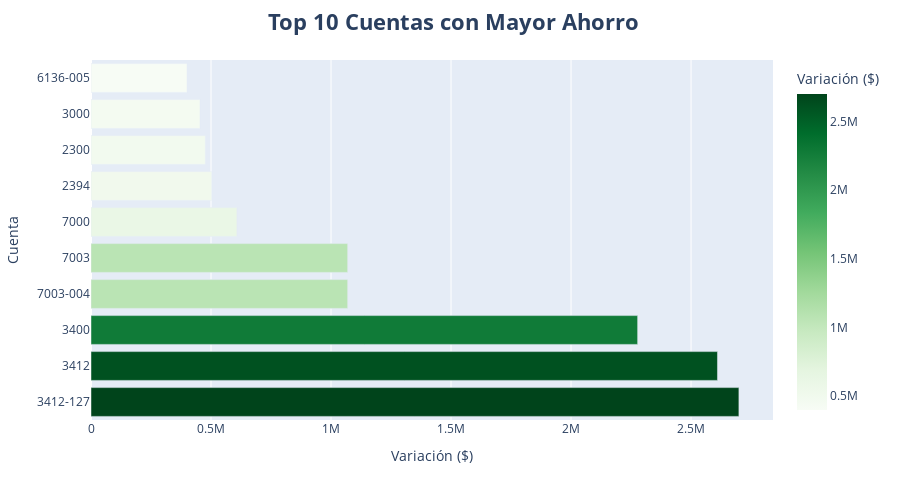

This figure's notebook cell:
### Markdown cell above
Esta gráfica de pastel muestra cómo se distribuye el costo total entre los diferentes tipos de gasto. Cada segmento representa un tipo, y el tamaño del segmento indica qué porcentaje del gasto total corresponde a ese tipo.

Esta visualización permite detectar con facilidad qué áreas dominan el gasto operativo y abre la puerta a preguntas estratégicas

### Code cell
ahorros = df.sort_values("VARIANCE", ascending=False).head(10)

fig= px.bar(top_savings, x="VARIANCE", y="ACCT",labels={"VARIANCE": "VARIANCE ($)", "ACCT": "Cuenta"},color="VARIANCE", color_continuous_scale="greens", height=500)

fig.update_layout(title={'text': "<b> Top 10 Cuentas con Mayor Ahorro</b>", 'x':0.5},title_font_size=22)

fig.show()

### Figure 1 — Plotly figure (JSON) as saved in the notebook; plotly's stock layout.template omitted (floating-point values rounded to 4 significant figures)
{"data": [{"alignmentgroup": "True", "hovertemplate": "Variación ($)=%{marker.color}<br>Cuenta=%{y}<extra></extra>", "legendgroup": "", "marker": {"color": [2699000.0, 2610000.0, 2277000.0, 1069000.0, 1069000.0, 607900.0, 503000.0, 476400.0, 454100.0, 400000], "coloraxis": "coloraxis", "pattern": {"shape": ""}}, "name": "", "offsetgroup": "", "orientation": "h", "showlegend": false, "textposition": "auto", "type": "bar", "x": [2699000.0, 2610000.0, 2277000.0, 1069000.0, 1069000.0, 607900.0, 503000.0, 476400.0, 454100.0, 400000], "xaxis": "x", "y": ["3412-127", "3412", "3400", "7003-004", "7003", "7000", "2394", "2300", "3000", "6136-005"], "yaxis": "y"}], "layout": {"barmode": "relative", "coloraxis": {"colorbar": {"title": {"text": "Variación ($)"}}, "colorscale": [[0, "rgb(247,252,245)"], [0.125, "rgb(229,245,224)"], [0.25, "rgb(199,233,192)"], [0.375, "rgb(161,217,155)"], [0.5, "rgb(116,196,118)"], [0.625, "rgb(65,171,93)"], [0.75, "rgb(35,139,69)"], [0.875, "rgb(0,109,44)"], [1, "rgb(0,68,27)"]]}, "height": 500, "legend": {"tracegroupgap": 0}, "margin": {"t": 60}, "title": {"font": {"size": 22}, "text": "<b> Top 10 Cuentas con Mayor Ahorro</b>", "x": 0.5}, "xaxis": {"anchor": "y", "domain": [0, 1], "title": {"text": "Variación ($)"}}, "yaxis": {"anchor": "x", "domain": [0, 1], "title": {"text": "Cuenta"}}}}
